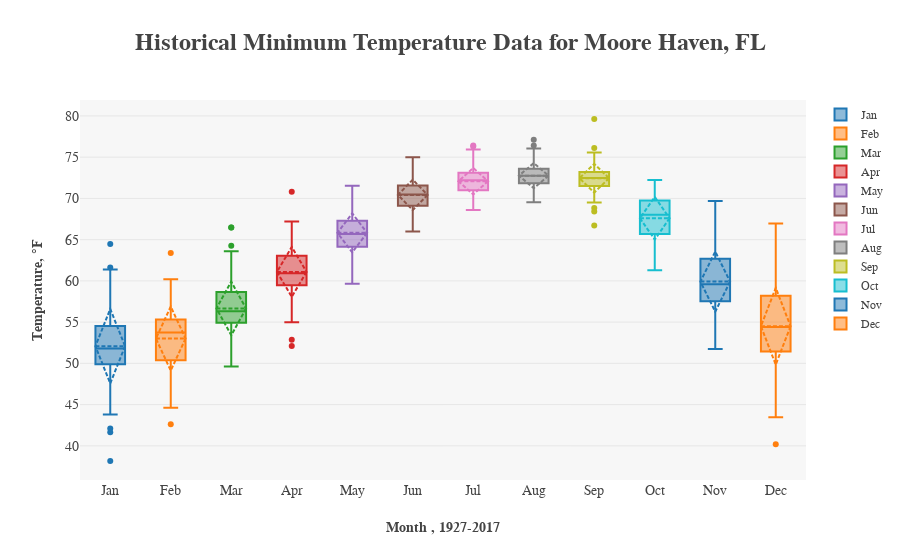

Notebook code cell kept with this figure:
### Code cell
# Plot the historical weather Dataframe for Moore Haven, FL for some quick Exploratory
# Data Analysis (EDA)
# Generate an interactive plot using the plotly package
layout = go.Layout(
    plot_bgcolor="rgb(247,247,247)",
    legend=dict(font=dict(family="serif", size=12)),
    title="<b>Historical Minimum Temperature Data for Moore Haven, FL</b>",
    titlefont=dict(family="serif", size=24),
    yaxis=dict(title="<b>Temperature, {0}F</b>".format(u'\xb0'), 
               titlefont=dict(family="serif", size=14),
               tickfont=dict(family="serif", size=14)),
    xaxis=dict(title="<b>Month , 1927-2017</b>", titlefont=dict(family="serif", size=14), 
               tickfont=dict(family="serif", size=14))
)

trace1 = go.Box(
    y=df_fl_tmin[1],
    boxmean="sd",
    name="Jan"
)

trace2 = go.Box(
    y=df_fl_tmin[2],
    boxmean="sd",
    name="Feb"
)

trace3 = go.Box(
    y=df_fl_tmin[3],
    boxmean="sd",
    name="Mar"
)

trace4 = go.Box(
    y=df_fl_tmin[4],
    boxmean="sd",
    name="Apr"
)

trace5 = go.Box(
    y=df_fl_tmin[5],
    boxmean="sd",
    name="May"
)

trace6 = go.Box(
    y=df_fl_tmin[6],
    boxmean="sd",
    name="Jun"
)

trace7 = go.Box(
    y=df_fl_tmin[7],
    boxmean="sd",
    name="Jul"
)

trace8 = go.Box(
    y=df_fl_tmin[8],
    boxmean="sd",
    name="Aug"
)

trace9 = go.Box(
    y=df_fl_tmin[9],
    boxmean="sd",
    name="Sep"
)

trace10 = go.Box(
    y=df_fl_tmin[10],
    boxmean="sd",
    name="Oct"
)

trace11 = go.Box(
    y=df_fl_tmin[11],
    boxmean="sd",
    name="Nov"
)

trace12 = go.Box(
    y=df_fl_tmin[12],
    boxmean="sd",
    name="Dec"
)

fig = go.Figure(data=[trace1, trace2, trace3, trace4, trace5, trace6, \
                      trace7, trace8, trace9, trace10, trace11, trace12], layout=layout)
py.offline.iplot(fig)
